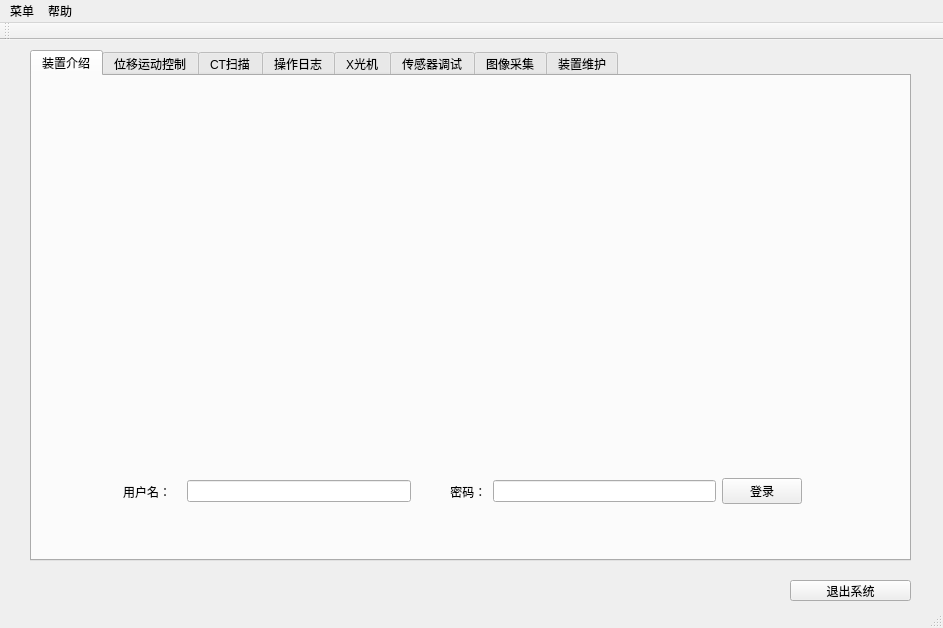
<?xml version="1.0" encoding="UTF-8"?>
<ui version="4.0">
 <class>MainWindow</class>
 <widget class="QMainWindow" name="MainWindow">
  <property name="geometry">
   <rect>
    <x>0</x>
    <y>0</y>
    <width>943</width>
    <height>628</height>
   </rect>
  </property>
  <property name="windowTitle">
   <string>CT操作平台</string>
  </property>
  <widget class="QWidget" name="centralWidget">
   <widget class="QTabWidget" name="tabWidget">
    <property name="geometry">
     <rect>
      <x>30</x>
      <y>10</y>
      <width>881</width>
      <height>511</height>
     </rect>
    </property>
    <property name="currentIndex">
     <number>0</number>
    </property>
    <widget class="QWidget" name="tab_7">
     <attribute name="title">
      <string>装置介绍</string>
     </attribute>
     <widget class="QLabel" name="label_20">
      <property name="geometry">
       <rect>
        <x>80</x>
        <y>30</y>
        <width>701</width>
        <height>331</height>
       </rect>
      </property>
      <property name="text">
       <string/>
      </property>
      <property name="pixmap">
       <pixmap>./整体视图.jpg</pixmap>
      </property>
      <property name="scaledContents">
       <bool>true</bool>
      </property>
     </widget>
     <widget class="QWidget" name="horizontalLayoutWidget">
      <property name="geometry">
       <rect>
        <x>80</x>
        <y>390</y>
        <width>701</width>
        <height>51</height>
       </rect>
      </property>
      <layout class="QHBoxLayout" name="horizontalLayout">
       <item>
        <widget class="QLabel" name="label_27">
         <property name="text">
          <string>用户名：   </string>
         </property>
        </widget>
       </item>
       <item>
        <widget class="QLineEdit" name="lineEdit_login_username">
         <property name="layoutDirection">
          <enum>Qt::LeftToRight</enum>
         </property>
         <property name="autoFillBackground">
          <bool>false</bool>
         </property>
        </widget>
       </item>
       <item>
        <widget class="QLabel" name="label_26">
         <property name="text">
          <string>          密码：</string>
         </property>
        </widget>
       </item>
       <item>
        <widget class="QLineEdit" name="lineEdit_login_passwd">
         <property name="echoMode">
          <enum>QLineEdit::Password</enum>
         </property>
        </widget>
       </item>
       <item>
        <widget class="QPushButton" name="btn_login">
         <property name="text">
          <string>登录</string>
         </property>
        </widget>
       </item>
      </layout>
     </widget>
    </widget>
    <widget class="QWidget" name="tab">
     <attribute name="title">
      <string>位移运动控制</string>
     </attribute>
     <widget class="QFrame" name="frame">
      <property name="geometry">
       <rect>
        <x>10</x>
        <y>20</y>
        <width>261</width>
        <height>441</height>
       </rect>
      </property>
      <property name="frameShape">
       <enum>QFrame::StyledPanel</enum>
      </property>
      <property name="frameShadow">
       <enum>QFrame::Raised</enum>
      </property>
      <widget class="QLabel" name="label_5">
       <property name="geometry">
        <rect>
         <x>220</x>
         <y>370</y>
         <width>219</width>
         <height>419</height>
        </rect>
       </property>
       <property name="font">
        <font>
         <pointsize>12</pointsize>
        </font>
       </property>
       <property name="text">
        <string>请选择参数</string>
       </property>
      </widget>
      <widget class="QWidget" name="gridLayoutWidget">
       <property name="geometry">
        <rect>
         <x>10</x>
         <y>20</y>
         <width>231</width>
         <height>401</height>
        </rect>
       </property>
       <layout class="QGridLayout" name="_2">
        <item row="2" column="1">
         <widget class="QComboBox" name="comboBox_displacement_move_displacement_number">
          <item>
           <property name="text">
            <string>G0光栅</string>
           </property>
          </item>
          <item>
           <property name="text">
            <string>G1光栅</string>
           </property>
          </item>
          <item>
           <property name="text">
            <string>样品台</string>
           </property>
          </item>
          <item>
           <property name="text">
            <string>G2光栅</string>
           </property>
          </item>
         </widget>
        </item>
        <item row="3" column="1">
         <widget class="QLabel" name="label_8">
          <property name="font">
           <font>
            <pointsize>12</pointsize>
           </font>
          </property>
          <property name="text">
           <string>位移台类型</string>
          </property>
         </widget>
        </item>
        <item row="8" column="1">
         <widget class="QComboBox" name="comboBox_displacement_move_displacement_movement_mode">
          <property name="enabled">
           <bool>false</bool>
          </property>
          <item>
           <property name="text">
            <string>相对运动</string>
           </property>
          </item>
          <item>
           <property name="text">
            <string>绝对运动</string>
           </property>
          </item>
         </widget>
        </item>
        <item row="1" column="1">
         <widget class="QLabel" name="label_6">
          <property name="font">
           <font>
            <pointsize>12</pointsize>
           </font>
          </property>
          <property name="text">
           <string>位移台序号</string>
          </property>
         </widget>
        </item>
        <item row="0" column="1">
         <widget class="QLabel" name="label_4">
          <property name="font">
           <font>
            <pointsize>12</pointsize>
           </font>
          </property>
          <property name="text">
           <string>请选择参数</string>
          </property>
         </widget>
        </item>
        <item row="10" column="1">
         <widget class="QComboBox" name="comboBox_displacement_move_displacement_velocity">
          <property name="enabled">
           <bool>false</bool>
          </property>
          <item>
           <property name="text">
            <string>正常</string>
           </property>
          </item>
          <item>
           <property name="text">
            <string>极慢</string>
           </property>
          </item>
          <item>
           <property name="text">
            <string>快一点</string>
           </property>
          </item>
         </widget>
        </item>
        <item row="6" column="1">
         <widget class="QComboBox" name="comboBox_displacement_move_displacement_comboBox_displacement_move_displacement_axis">
          <item>
           <property name="text">
            <string>X</string>
           </property>
          </item>
          <item>
           <property name="text">
            <string>Y</string>
           </property>
          </item>
          <item>
           <property name="text">
            <string>Z</string>
           </property>
          </item>
         </widget>
        </item>
        <item row="7" column="1">
         <widget class="QLabel" name="label_7">
          <property name="font">
           <font>
            <pointsize>12</pointsize>
           </font>
          </property>
          <property name="text">
           <string>运动模式</string>
          </property>
         </widget>
        </item>
        <item row="9" column="1">
         <widget class="QLabel" name="label_10">
          <property name="font">
           <font>
            <pointsize>12</pointsize>
           </font>
          </property>
          <property name="text">
           <string>运动速度</string>
          </property>
         </widget>
        </item>
        <item row="5" column="1">
         <widget class="QLabel" name="label_9">
          <property name="font">
           <font>
            <pointsize>12</pointsize>
           </font>
          </property>
          <property name="text">
           <string>轴名称</string>
          </property>
         </widget>
        </item>
        <item row="4" column="1">
         <widget class="QComboBox" name="comboBox_displacement_move_displacement_type">
          <item>
           <property name="text">
            <string>平移</string>
           </property>
          </item>
          <item>
           <property name="text">
            <string>旋转</string>
           </property>
          </item>
         </widget>
        </item>
        <item row="11" column="1">
         <widget class="QLabel" name="label_11">
          <property name="font">
           <font>
            <pointsize>12</pointsize>
           </font>
          </property>
          <property name="text">
           <string>距离单位</string>
          </property>
         </widget>
        </item>
        <item row="12" column="1">
         <widget class="QComboBox" name="comboBox_displacement_move_displacement_units">
          <property name="enabled">
           <bool>false</bool>
          </property>
          <item>
           <property name="text">
            <string>毫米或度</string>
           </property>
          </item>
          <item>
           <property name="text">
            <string>微米或分</string>
           </property>
          </item>
          <item>
           <property name="text">
            <string>脉冲</string>
           </property>
          </item>
         </widget>
        </item>
       </layout>
      </widget>
     </widget>
     <widget class="QFrame" name="frame_2">
      <property name="geometry">
       <rect>
        <x>300</x>
        <y>20</y>
        <width>551</width>
        <height>211</height>
       </rect>
      </property>
      <property name="frameShape">
       <enum>QFrame::StyledPanel</enum>
      </property>
      <property name="frameShadow">
       <enum>QFrame::Raised</enum>
      </property>
      <widget class="QWidget" name="verticalLayoutWidget">
       <property name="geometry">
        <rect>
         <x>30</x>
         <y>40</y>
         <width>121</width>
         <height>111</height>
        </rect>
       </property>
       <layout class="QVBoxLayout" name="verticalLayout">
        <item>
         <widget class="QLabel" name="label">
          <property name="font">
           <font>
            <pointsize>12</pointsize>
           </font>
          </property>
          <property name="text">
           <string>输入运动位移</string>
          </property>
         </widget>
        </item>
        <item>
         <widget class="QLabel" name="label_2">
          <property name="font">
           <font>
            <pointsize>12</pointsize>
           </font>
          </property>
          <property name="text">
           <string>位移台当前位置</string>
          </property>
         </widget>
        </item>
       </layout>
      </widget>
      <widget class="QWidget" name="verticalLayoutWidget_2">
       <property name="geometry">
        <rect>
         <x>170</x>
         <y>30</y>
         <width>211</width>
         <height>131</height>
        </rect>
       </property>
       <layout class="QVBoxLayout" name="verticalLayout_2">
        <item>
         <widget class="QLineEdit" name="lineEdit_displacement_move_input_displacement">
          <property name="text">
           <string>0</string>
          </property>
         </widget>
        </item>
        <item>
         <widget class="QLineEdit" name="lineEdit_displacement_move_current_displacement">
          <property name="enabled">
           <bool>false</bool>
          </property>
          <property name="text">
           <string>0.0000</string>
          </property>
         </widget>
        </item>
       </layout>
      </widget>
      <widget class="QWidget" name="verticalLayoutWidget_3">
       <property name="geometry">
        <rect>
         <x>380</x>
         <y>40</y>
         <width>121</width>
         <height>111</height>
        </rect>
       </property>
       <layout class="QVBoxLayout" name="verticalLayout_3">
        <item>
         <widget class="QLabel" name="label_displacement_move_unit1">
          <property name="maximumSize">
           <size>
            <width>16777215</width>
            <height>45</height>
           </size>
          </property>
          <property name="font">
           <font>
            <pointsize>12</pointsize>
           </font>
          </property>
          <property name="text">
           <string>mm</string>
          </property>
         </widget>
        </item>
        <item>
         <widget class="QLabel" name="label_displacement_move_unit2">
          <property name="maximumSize">
           <size>
            <width>16777215</width>
            <height>70</height>
           </size>
          </property>
          <property name="font">
           <font>
            <pointsize>12</pointsize>
           </font>
          </property>
          <property name="text">
           <string>mm</string>
          </property>
         </widget>
        </item>
       </layout>
      </widget>
     </widget>
     <widget class="QFrame" name="frame_3">
      <property name="geometry">
       <rect>
        <x>300</x>
        <y>240</y>
        <width>551</width>
        <height>221</height>
       </rect>
      </property>
      <property name="frameShape">
       <enum>QFrame::StyledPanel</enum>
      </property>
      <property name="frameShadow">
       <enum>QFrame::Raised</enum>
      </property>
      <widget class="QPushButton" name="btn_displacement_move_start_move">
       <property name="geometry">
        <rect>
         <x>40</x>
         <y>30</y>
         <width>101</width>
         <height>71</height>
        </rect>
       </property>
       <property name="font">
        <font>
         <pointsize>15</pointsize>
        </font>
       </property>
       <property name="styleSheet">
        <string notr="true">background-color: rgb(0, 255, 0);</string>
       </property>
       <property name="text">
        <string>移动</string>
       </property>
      </widget>
      <widget class="QPushButton" name="btn_displacement_move_stop_move">
       <property name="geometry">
        <rect>
         <x>210</x>
         <y>30</y>
         <width>101</width>
         <height>71</height>
        </rect>
       </property>
       <property name="font">
        <font>
         <pointsize>15</pointsize>
        </font>
       </property>
       <property name="styleSheet">
        <string notr="true">background-color:rgb(255, 0, 0)</string>
       </property>
       <property name="text">
        <string>KILL</string>
       </property>
      </widget>
      <widget class="QPushButton" name="btn_displacement_move_save_all">
       <property name="enabled">
        <bool>true</bool>
       </property>
       <property name="geometry">
        <rect>
         <x>390</x>
         <y>30</y>
         <width>111</width>
         <height>71</height>
        </rect>
       </property>
       <property name="font">
        <font>
         <pointsize>15</pointsize>
        </font>
       </property>
       <property name="text">
        <string>保存参数</string>
       </property>
      </widget>
      <widget class="QPushButton" name="btn_displacement_move_initiallize_motor">
       <property name="geometry">
        <rect>
         <x>40</x>
         <y>120</y>
         <width>101</width>
         <height>71</height>
        </rect>
       </property>
       <property name="text">
        <string>初始化</string>
       </property>
      </widget>
      <widget class="QPushButton" name="btn_displacement_move_kill_all">
       <property name="enabled">
        <bool>true</bool>
       </property>
       <property name="geometry">
        <rect>
         <x>210</x>
         <y>120</y>
         <width>101</width>
         <height>71</height>
        </rect>
       </property>
       <property name="font">
        <font>
         <pointsize>15</pointsize>
        </font>
       </property>
       <property name="text">
        <string>KILL ALL</string>
       </property>
      </widget>
      <widget class="QPushButton" name="btn_displacement_move_upload">
       <property name="enabled">
        <bool>true</bool>
       </property>
       <property name="geometry">
        <rect>
         <x>390</x>
         <y>120</y>
         <width>111</width>
         <height>71</height>
        </rect>
       </property>
       <property name="font">
        <font>
         <pointsize>15</pointsize>
        </font>
       </property>
       <property name="text">
        <string>上传参数</string>
       </property>
      </widget>
     </widget>
    </widget>
    <widget class="QWidget" name="tab_4">
     <attribute name="title">
      <string>CT扫描</string>
     </attribute>
     <widget class="QWidget" name="gridLayoutWidget_2">
      <property name="geometry">
       <rect>
        <x>270</x>
        <y>30</y>
        <width>341</width>
        <height>381</height>
       </rect>
      </property>
      <layout class="QGridLayout" name="gridLayout">
       <item row="6" column="1">
        <widget class="QComboBox" name="comboBox_CTscan_scan_mode">
         <property name="font">
          <font>
           <pointsize>15</pointsize>
          </font>
         </property>
         <item>
          <property name="text">
           <string>传统相位步进</string>
          </property>
         </item>
         <item>
          <property name="text">
           <string>交叉相位步进</string>
          </property>
         </item>
         <item>
          <property name="text">
           <string>周相位步进</string>
          </property>
         </item>
         <item>
          <property name="text">
           <string>免相位步进</string>
          </property>
         </item>
         <item>
          <property name="text">
           <string>正反投影</string>
          </property>
         </item>
         <item>
          <property name="text">
           <string>备用</string>
          </property>
         </item>
        </widget>
       </item>
       <item row="4" column="0">
        <widget class="QLabel" name="label_25">
         <property name="text">
          <string>样品视场Y方向长度 L：</string>
         </property>
        </widget>
       </item>
       <item row="3" column="0">
        <widget class="QLabel" name="label_24">
         <property name="text">
          <string>样品高度 H:</string>
         </property>
        </widget>
       </item>
       <item row="6" column="0">
        <widget class="QLabel" name="label_17">
         <property name="maximumSize">
          <size>
           <width>179</width>
           <height>20</height>
          </size>
         </property>
         <property name="font">
          <font>
           <pointsize>15</pointsize>
          </font>
         </property>
         <property name="text">
          <string>扫描方式:</string>
         </property>
        </widget>
       </item>
       <item row="4" column="1">
        <widget class="QLineEdit" name="lineEdit_CTscan_parameter_L">
         <property name="text">
          <string>0</string>
         </property>
        </widget>
       </item>
       <item row="2" column="1">
        <widget class="QLineEdit" name="lineEdit_CTscan_parameter_K">
         <property name="text">
          <string>0</string>
         </property>
        </widget>
       </item>
       <item row="7" column="1">
        <widget class="QPushButton" name="btn_CTscan_stop_scan">
         <property name="font">
          <font>
           <pointsize>15</pointsize>
          </font>
         </property>
         <property name="styleSheet">
          <string notr="true">background-color: rgb(255, 0, 0);</string>
         </property>
         <property name="text">
          <string>急停</string>
         </property>
        </widget>
       </item>
       <item row="5" column="0" colspan="2">
        <widget class="QPushButton" name="btn_CTscan_parameter_write">
         <property name="text">
          <string>写入以上参数</string>
         </property>
        </widget>
       </item>
       <item row="7" column="0">
        <widget class="QPushButton" name="btn_CTscan_start_scan">
         <property name="font">
          <font>
           <pointsize>15</pointsize>
          </font>
         </property>
         <property name="styleSheet">
          <string notr="true">background-color: rgb(0, 255, 0);</string>
         </property>
         <property name="text">
          <string>开始扫描</string>
         </property>
        </widget>
       </item>
       <item row="1" column="1">
        <widget class="QLineEdit" name="lineEdit_CTscan_parameter_N">
         <property name="text">
          <string>0</string>
         </property>
        </widget>
       </item>
       <item row="1" column="0">
        <widget class="QLabel" name="label_22">
         <property name="text">
          <string>G1光栅步进数 N:</string>
         </property>
        </widget>
       </item>
       <item row="2" column="0">
        <widget class="QLabel" name="label_23">
         <property name="text">
          <string>每圈采集次数 K：</string>
         </property>
        </widget>
       </item>
       <item row="3" column="1">
        <widget class="QLineEdit" name="lineEdit_CTscan_parameter_H">
         <property name="text">
          <string>0</string>
         </property>
        </widget>
       </item>
       <item row="0" column="0">
        <widget class="QLabel" name="label_21">
         <property name="text">
          <string>G1光栅周期 P:</string>
         </property>
        </widget>
       </item>
       <item row="0" column="1">
        <widget class="QLineEdit" name="lineEdit_CTscan_parameter_P">
         <property name="text">
          <string>0</string>
         </property>
        </widget>
       </item>
      </layout>
     </widget>
    </widget>
    <widget class="QWidget" name="tab_5">
     <attribute name="title">
      <string>操作日志</string>
     </attribute>
     <widget class="QTextEdit" name="textEdit_log_daily_log">
      <property name="geometry">
       <rect>
        <x>60</x>
        <y>90</y>
        <width>401</width>
        <height>291</height>
       </rect>
      </property>
     </widget>
     <widget class="QTextEdit" name="textEdit_log_manual_record">
      <property name="geometry">
       <rect>
        <x>630</x>
        <y>90</y>
        <width>211</width>
        <height>201</height>
       </rect>
      </property>
     </widget>
     <widget class="QPushButton" name="btn_log_write">
      <property name="geometry">
       <rect>
        <x>630</x>
        <y>320</y>
        <width>211</width>
        <height>51</height>
       </rect>
      </property>
      <property name="font">
       <font>
        <pointsize>15</pointsize>
       </font>
      </property>
      <property name="text">
       <string>写入日志</string>
      </property>
     </widget>
     <widget class="QLabel" name="label_18">
      <property name="geometry">
       <rect>
        <x>200</x>
        <y>40</y>
        <width>231</width>
        <height>31</height>
       </rect>
      </property>
      <property name="font">
       <font>
        <pointsize>15</pointsize>
       </font>
      </property>
      <property name="text">
       <string>当天操作历史</string>
      </property>
     </widget>
     <widget class="QLabel" name="label_19">
      <property name="geometry">
       <rect>
        <x>690</x>
        <y>40</y>
        <width>101</width>
        <height>31</height>
       </rect>
      </property>
      <property name="font">
       <font>
        <pointsize>15</pointsize>
       </font>
      </property>
      <property name="text">
       <string>手动记录</string>
      </property>
     </widget>
    </widget>
    <widget class="QWidget" name="tab_2">
     <attribute name="title">
      <string>X光机</string>
     </attribute>
     <widget class="QPushButton" name="pushButton_8">
      <property name="geometry">
       <rect>
        <x>50</x>
        <y>60</y>
        <width>101</width>
        <height>71</height>
       </rect>
      </property>
      <property name="text">
       <string>PushButton</string>
      </property>
     </widget>
     <widget class="QPushButton" name="pushButton_9">
      <property name="geometry">
       <rect>
        <x>220</x>
        <y>60</y>
        <width>101</width>
        <height>71</height>
       </rect>
      </property>
      <property name="text">
       <string>PushButton</string>
      </property>
     </widget>
     <widget class="QPushButton" name="pushButton_10">
      <property name="geometry">
       <rect>
        <x>400</x>
        <y>60</y>
        <width>101</width>
        <height>71</height>
       </rect>
      </property>
      <property name="text">
       <string>PushButton</string>
      </property>
     </widget>
     <widget class="QPushButton" name="pushButton_11">
      <property name="geometry">
       <rect>
        <x>670</x>
        <y>60</y>
        <width>101</width>
        <height>70</height>
       </rect>
      </property>
      <property name="styleSheet">
       <string notr="true">background-color: rgb(0, 85, 0);</string>
      </property>
      <property name="text">
       <string>Getting Started</string>
      </property>
     </widget>
     <widget class="QPushButton" name="pushButton_12">
      <property name="geometry">
       <rect>
        <x>670</x>
        <y>180</y>
        <width>101</width>
        <height>71</height>
       </rect>
      </property>
      <property name="styleSheet">
       <string notr="true">background-color: rgb(255, 255, 0);</string>
      </property>
      <property name="text">
       <string>Turn On</string>
      </property>
     </widget>
     <widget class="QPushButton" name="pushButton_13">
      <property name="geometry">
       <rect>
        <x>670</x>
        <y>300</y>
        <width>101</width>
        <height>71</height>
       </rect>
      </property>
      <property name="styleSheet">
       <string notr="true">background-color: rgb(255, 0, 0);</string>
      </property>
      <property name="text">
       <string>SHUT DOWN</string>
      </property>
     </widget>
     <widget class="QGraphicsView" name="graphicsView">
      <property name="geometry">
       <rect>
        <x>50</x>
        <y>160</y>
        <width>451</width>
        <height>141</height>
       </rect>
      </property>
     </widget>
     <widget class="QPushButton" name="pushButton_14">
      <property name="geometry">
       <rect>
        <x>400</x>
        <y>320</y>
        <width>101</width>
        <height>71</height>
       </rect>
      </property>
      <property name="styleSheet">
       <string notr="true">background-color: rgb(0, 85, 255);</string>
      </property>
      <property name="text">
       <string>PushButton</string>
      </property>
     </widget>
     <widget class="QComboBox" name="comboBox_7">
      <property name="geometry">
       <rect>
        <x>60</x>
        <y>350</y>
        <width>72</width>
        <height>22</height>
       </rect>
      </property>
      <item>
       <property name="text">
        <string>1.0mm</string>
       </property>
      </item>
     </widget>
     <widget class="QLabel" name="label_12">
      <property name="geometry">
       <rect>
        <x>60</x>
        <y>330</y>
        <width>59</width>
        <height>14</height>
       </rect>
      </property>
      <property name="font">
       <font>
        <pointsize>12</pointsize>
       </font>
      </property>
      <property name="text">
       <string>Focus</string>
      </property>
     </widget>
     <widget class="QLabel" name="label_13">
      <property name="geometry">
       <rect>
        <x>211</x>
        <y>329</y>
        <width>141</width>
        <height>16</height>
       </rect>
      </property>
      <property name="font">
       <font>
        <pointsize>12</pointsize>
       </font>
      </property>
      <property name="text">
       <string>Exposure Time</string>
      </property>
     </widget>
     <widget class="QWidget" name="horizontalLayoutWidget_2">
      <property name="geometry">
       <rect>
        <x>60</x>
        <y>390</y>
        <width>160</width>
        <height>31</height>
       </rect>
      </property>
      <layout class="QHBoxLayout" name="horizontalLayout_3">
       <item>
        <widget class="QLCDNumber" name="lcdNumber">
         <property name="styleSheet">
          <string notr="true">alternate-background-color: rgb(85, 255, 127);</string>
         </property>
        </widget>
       </item>
       <item>
        <widget class="QLabel" name="label_15">
         <property name="font">
          <font>
           <pointsize>12</pointsize>
          </font>
         </property>
         <property name="text">
          <string>kV</string>
         </property>
        </widget>
       </item>
      </layout>
     </widget>
     <widget class="QWidget" name="horizontalLayoutWidget_3">
      <property name="geometry">
       <rect>
        <x>60</x>
        <y>420</y>
        <width>160</width>
        <height>31</height>
       </rect>
      </property>
      <layout class="QHBoxLayout" name="horizontalLayout_4">
       <item>
        <widget class="QLCDNumber" name="lcdNumber_2"/>
       </item>
       <item>
        <widget class="QLabel" name="label_16">
         <property name="font">
          <font>
           <pointsize>12</pointsize>
          </font>
         </property>
         <property name="text">
          <string>mA</string>
         </property>
        </widget>
       </item>
      </layout>
     </widget>
     <widget class="QLabel" name="label_14">
      <property name="geometry">
       <rect>
        <x>360</x>
        <y>350</y>
        <width>10</width>
        <height>29</height>
       </rect>
      </property>
      <property name="font">
       <font>
        <pointsize>12</pointsize>
       </font>
      </property>
      <property name="text">
       <string>S</string>
      </property>
     </widget>
     <widget class="QLineEdit" name="lineEdit_4">
      <property name="geometry">
       <rect>
        <x>212</x>
        <y>353</y>
        <width>142</width>
        <height>22</height>
       </rect>
      </property>
      <property name="text">
       <string>0</string>
      </property>
     </widget>
    </widget>
    <widget class="QWidget" name="tab_9">
     <attribute name="title">
      <string>传感器调试</string>
     </attribute>
    </widget>
    <widget class="QWidget" name="tab_3">
     <attribute name="title">
      <string>图像采集</string>
     </attribute>
    </widget>
    <widget class="QWidget" name="tab_6">
     <attribute name="title">
      <string>装置维护</string>
     </attribute>
    </widget>
   </widget>
   <widget class="QPushButton" name="btn_quit">
    <property name="geometry">
     <rect>
      <x>790</x>
      <y>540</y>
      <width>121</width>
      <height>21</height>
     </rect>
    </property>
    <property name="text">
     <string>退出系统</string>
    </property>
   </widget>
  </widget>
  <widget class="QMenuBar" name="menuBar">
   <property name="geometry">
    <rect>
     <x>0</x>
     <y>0</y>
     <width>943</width>
     <height>22</height>
    </rect>
   </property>
   <widget class="QMenu" name="menu">
    <property name="title">
     <string>菜单</string>
    </property>
   </widget>
   <widget class="QMenu" name="menu_2">
    <property name="title">
     <string>帮助</string>
    </property>
   </widget>
   <addaction name="menu"/>
   <addaction name="menu_2"/>
  </widget>
  <widget class="QToolBar" name="mainToolBar">
   <attribute name="toolBarArea">
    <enum>TopToolBarArea</enum>
   </attribute>
   <attribute name="toolBarBreak">
    <bool>false</bool>
   </attribute>
  </widget>
  <widget class="QStatusBar" name="statusBar"/>
 </widget>
 <layoutdefault spacing="6" margin="11"/>
 <resources/>
 <connections/>
</ui>
